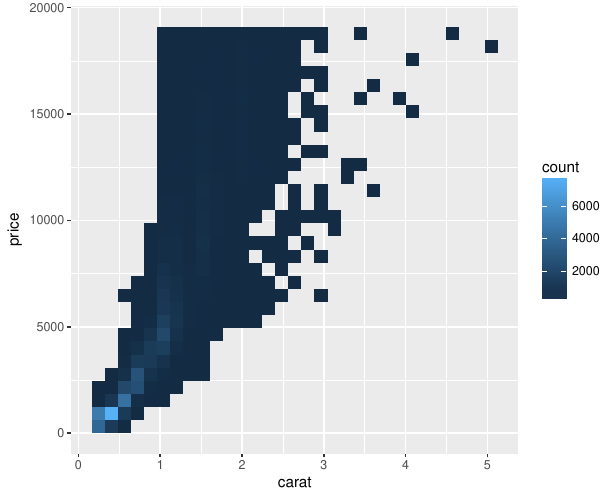

Here is the R script that generated this plot:
library(tidyverse)

ggplot(diamonds, aes(carat, price)) +
  geom_bin2d()
ggsave("diamonds.pdf")

write_csv(diamonds, "diamonds.csv")

# If you rigorously save figures to files with R code and never with the mouse or clipboard
# you will be able to reproduce old work with ease!